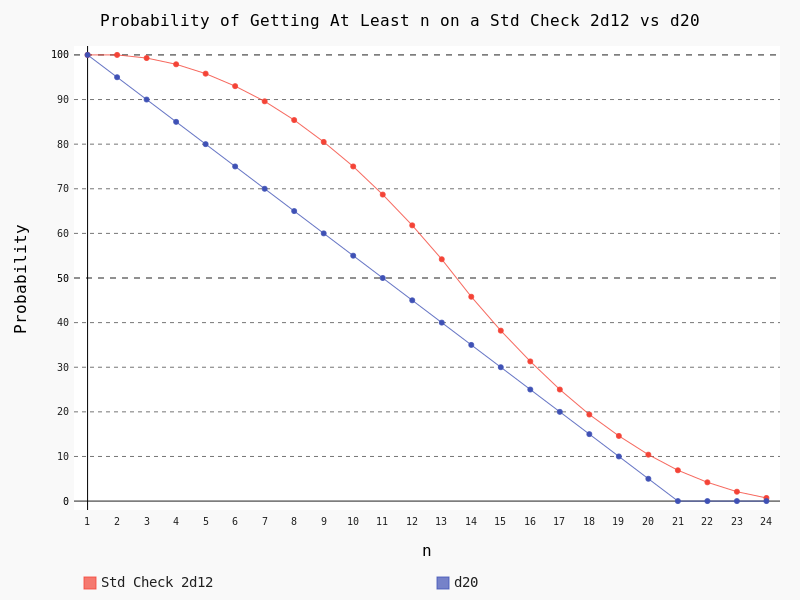

Here is the Python script that generated this plot:
#!/usr/bin/python3
import pygal
from pygal import Config

# (x, p) prob p for getting at least a value of x
# from anydice.com
probs_2d12 = (
    100.0, # 1
    100.0, # 2
    99.3,  # 3
    97.9,  # 4
    95.8,  # 5
    93.0,  # 6
    89.6,  # 7
    85.4,  # 8
    80.5,  # 9
    75.0,  # 10
    68.7,  # 11
    61.8,  # 12
    54.2,  # 13
    45.8,  # 14
    38.2,  # 15
    31.3,  # 16
    25.0,  # 17
    19.4,  # 18
    14.6,  # 19
    10.4,  # 20
    6.9,   # 21
    4.2,   # 22
    2.1,   # 23
    0.7,   # 24    
)

probs_d20 = [100.0 - (x-1) * 5 for x in range(1, 21)] + [0.0, 0.0, 0.0, 0.0]


bars_2d12 = []
bars_d20 = []
for i in range(1, 25):
    bars_2d12.append(probs_2d12[i-1])
    bars_d20.append(probs_d20[i-1])

# hist = pygal.Histogram(
hist = pygal.Line(
    human_readable=True,
    title="Probability of Getting At Least n on a Std Check 2d12 vs d20",
    x_title="n",
    y_title="Probability",
    legend_at_bottom=True,
    legend_at_bottom_columns=2,
)

hist.add('Std Check 2d12', bars_2d12)
hist.add('d20',  bars_d20)
hist.x_labels = map(str, range(1, 25))
hist.render_to_png('std_check_2d12_vs_d20.png')
